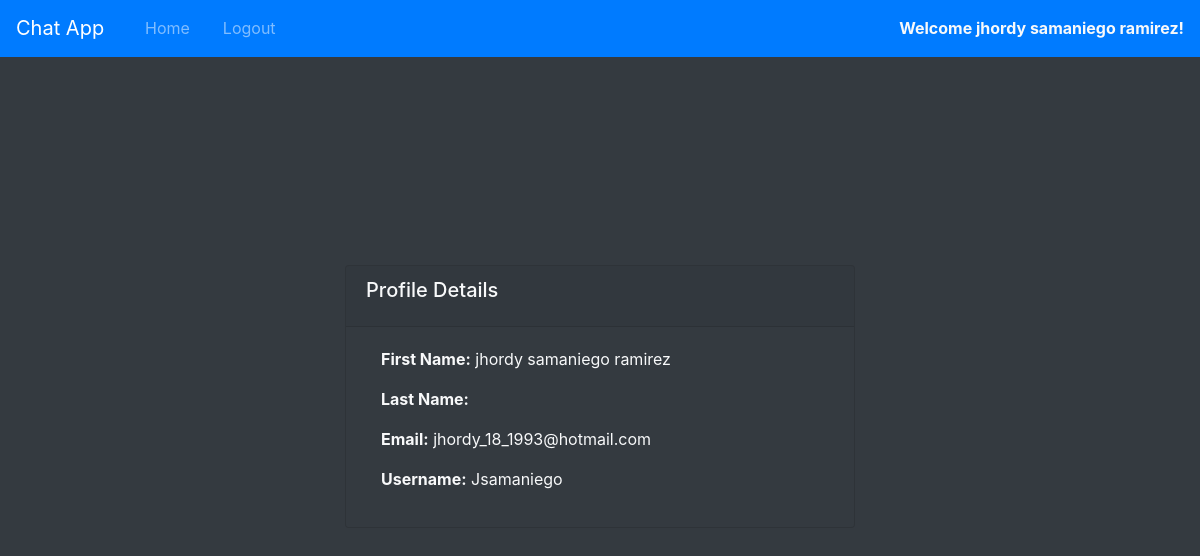
The page /chat/profile/ (signed in) on the database its author committed.
### hospital/models.py (models this page shows)
class User(AbstractUser):
    is_patient = models.BooleanField(default=False)
    is_doctor = models.BooleanField(default=False)
    is_hospital_admin = models.BooleanField(default=False)
    is_labworker = models.BooleanField(default=False)
    is_pharmacist = models.BooleanField(default=False)
    login_status = models.BooleanField(default=False)

### ChatApp/views.py (the view)
# urls.py: path('profile/', views.profile, name='chat-profile'),
@csrf_exempt
@login_required
def profile(request):
    context = {
        "page":"profile",
    }
    return render(request,"chat/profile.html",context)

### templates/chat/profile.html
{% extends 'chat/base.html' %} {% load static %} {% block header %} {% endblock %} {% block content %}
<div class="container h-100 d-flex flex-column align-items-center justify-content-center">
    <div class="col-md-6">
        <div class="card bg-dark">
            <div class="card-header">
                <h5 class="card-title">Profile Details</h5>
            </div>
            <div class="card-body">
                <div class="container-fluid">
                    <p><b>First Name:</b> {{user.first_name}}</p>
                    <p><b>Last Name:</b> {{user.lastn_ame}}</p>
                    <p><b>Email:</b> {{user.email}}</p>
                    <p><b>Username:</b> {{user.username}}</p>
                </div>
            </div>
        </div>
    </div>
</div>
{% endblock %}

### templates/chat/base.html (shortened to what this page needs)
<!DOCTYPE html>
<html lang="en">
{% load static %}
<head>
    <link rel="stylesheet" href="{% static 'css/bootstrap.min.css' %}">
    <link rel="stylesheet" href="{% static 'fontawesome-free/css/all.min.css' %}">
    <link rel="stylesheet" href="{% static 'css/custom.css' %}">
</head>
<body class='bg-dark text-light'>
    <nav class="navbar navbar-expand-lg navbar-dark bg-primary w-100 border-bottom border-primary mb-2" id="top-nav">
        <a class="navbar-brand" href="{% url 'chat-home' %}">Chat App</a>
        <div class="collapse navbar-collapse" id="nav-menu">
            <ul class="navbar-nav mr-auto">
                <li class="nav-item {% if page == 'home' %} active {% endif %}">
                    <a class="nav-link" href="{% url 'chat-home' %}"><i class="fa fa-home"></i> Home</a>
                </li>
                <li class="nav-item">
                    <a class="nav-link" href="{% url 'chat-logout' %}"><i class="fa fa-sign-out-alt"></i> Logout</a>
                </li>
            </ul>
            {% if user.is_authenticated %}
            <span><a class="text-light"  href="{% url 'chat-profile' %}"><i class="fa fa-user"></i> <b>Welcome {{user.first_name}}!</b></a></span> {% endif %}
        </div>
    </nav>
    <div class="container h-100">
        {% block content %}{% endblock content %}
    </div>
</body>
</html>

### static/css/custom.css (style rules this page uses)
html, body { height: 100%; width: 100%; }

### templates/chat/base.html (style rules this page uses)
html, body { height: 100%; width: 100%; }

### rows shown on the page
User: first_name "jhordy samaniego ramirez", email "jhordy_18_1993@hotmail.com", username "Jsamaniego"
